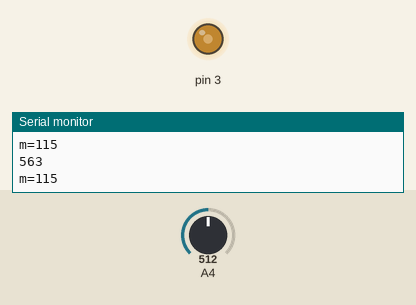
This sketch was run on a simulated Arduino Uno, built with avr-gcc and run on an emulated ATmega328P. On the bench: output pins drawn as LEDs (lit = HIGH), the last lines printed to the serial monitor. The test bench sets the inputs (shaded band); at power-on: A4 = 512.

Above: at 1.2 s.
1.3 s: A4 set to 716
At 2.1 s:
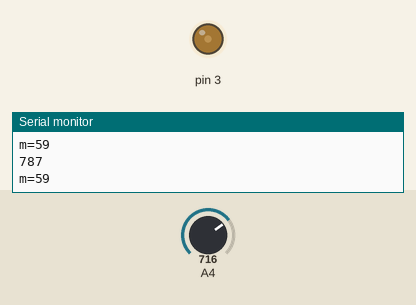
2.8 s: A4 set to 306
At 4.0 s:
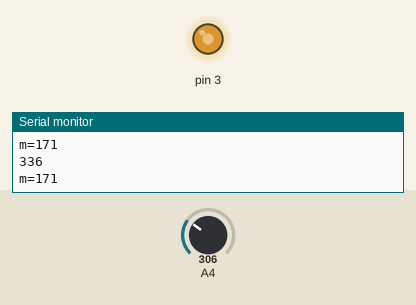
4.3 s: A4 set to 122
At 5.0 s:
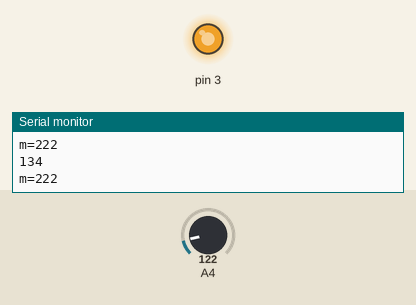
5.8 s: A4 set to 511
At 7.0 s:
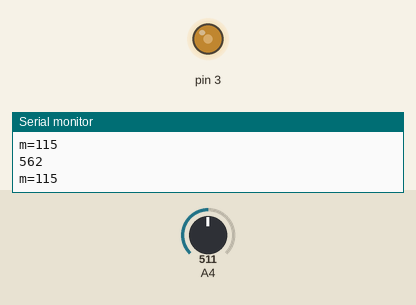
Timing chart, 0 to 8.3 s (numbered marks = the images above; inputs shaded):
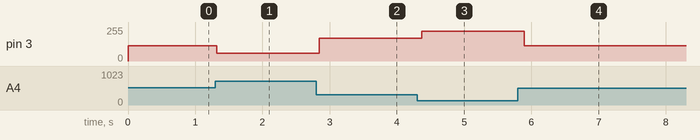

The sketch:

light.ino
```cpp
void setup() {
  // put your setup code here, to run once:
  Serial.begin(9600);
  pinMode(3,OUTPUT);
}

void loop() {
  // put your main code here, to run repeatedly:
int a = 0;
for(int i=0;i<11;i++){
int x=analogRead(A4);
a=a+x;
}
int z=a/10;
Serial.println(z);

int m = (255 - (z/4));

String R= "m=";
R= R+m;
Serial.println(R);
analogWrite(3, m);
delay(100);
}
```

Measured:
- after the input at 1.3 s, pin 3: 115/255 → 59/255 at once
- after the input at 2.8 s, pin 3: 59/255 → 171/255 after 0.05 s
- after the input at 4.3 s, pin 3: 171/255 → 222/255 after 0.07 s
- after the input at 5.8 s, pin 3: 222/255 → 115/255 after 0.10 s
